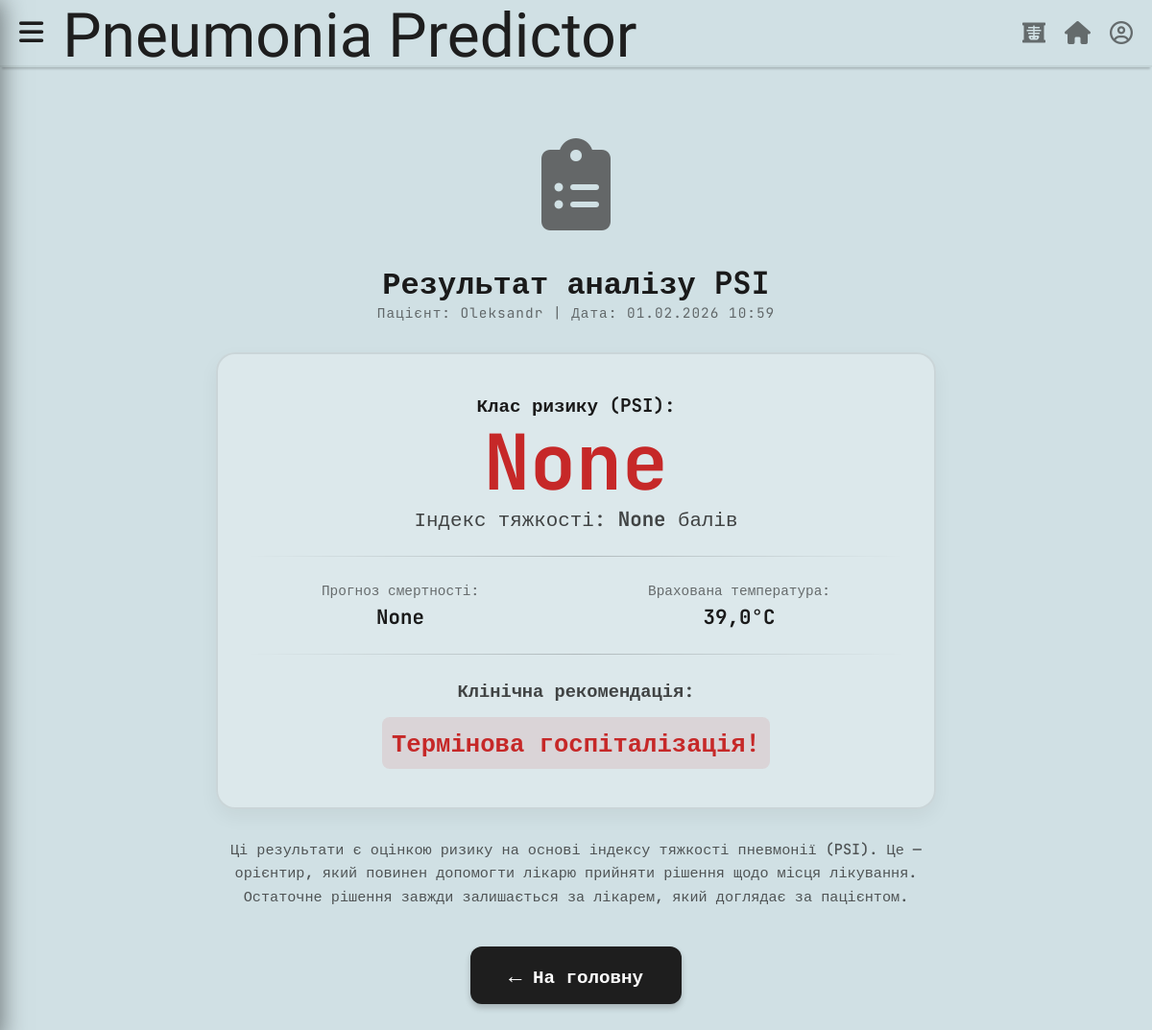
Page /diagnosis/diagnosis_cd/2 (signed in) on the committed database.
### accounts/models.py (models this page shows, shortened)
class CustomUser(AbstractUser):
    email = models.EmailField(unique=True, verbose_name="E-mail")

### diagnosis/models.py (models this page shows, shortened)
class ClinicalData(models.Model):
    user = models.ForeignKey(
        settings.AUTH_USER_MODEL,
        on_delete=models.CASCADE,
        verbose_name="Пацієнт"
    )
    GENDER_CHOICES = [
        ('M', 'Чоловік'),
        ('F', 'Жінка'),
    ]
    gender = models.CharField(max_length=1, choices=GENDER_CHOICES, default='M', verbose_name="Стать")
    age = models.PositiveIntegerField(verbose_name="Вік")
    cough = models.BooleanField(default=False, verbose_name="Кашель")
    rasp = models.BooleanField(default=False, verbose_name="Хрипи")
    cancer = models.BooleanField(default=False, verbose_name="Онкологічні захворювання")
    liver_disease = models.BooleanField(default=False, verbose_name="Захворювання печінки")
    heart_disease = models.BooleanField(default=False, verbose_name="Серцева недостатність")
    cerebrovascular_disease = models.BooleanField(default=False, verbose_name="Цереброваскулярні хвороби (інсульт)")
    renal_disease = models.BooleanField(default=False, verbose_name="Захворювання нирок")
    nursing_home = models.BooleanField(default=False, verbose_name="Проживання в будинку престарілих")
    altered_mental_status = models.BooleanField(default=False, verbose_name="Сплутаність свідомості")
    respiratory_rate = models.PositiveIntegerField(
        verbose_name="Частота дихання (вдихів/хв)",
        default=18,
        validators=[MinValueValidator(5), MaxValueValidator(80)]
    )
    systolic_bp = models.PositiveIntegerField(
        verbose_name="Систолічний тиск (верхній)",
        default=120,
        validators=[MinValueValidator(40), MaxValueValidator(300)]
    )
    pulse = models.PositiveIntegerField(
        verbose_name="Пульс (уд/хв)",
        default=70,
        validators=[MinValueValidator(30), MaxValueValidator(250)]
    )
    temperature = models.FloatField(
        verbose_name="Температура (°C)",
        validators=[MinValueValidator(30.0), MaxValueValidator(45.0)]
    )
    hemoglobin = models.FloatField(
        verbose_name="Гемоглобін (г/л)",
        validators=[MinValueValidator(20.0), MaxValueValidator(250.0)]
    )
    created_at = models.DateTimeField(auto_now_add=True, verbose_name="Дата аналізу")
    psi_score = models.IntegerField(
        null=True, blank=True,
        verbose_name="Бал PSI"
    )
    risk_class = models.CharField(
        max_length=50,
        null=True, blank=True,
        verbose_name="Клас ризику"
    )
    mortality_prediction = models.CharField(
        max_length=50,
        null=True, blank=True,
        verbose_name="Прогноз смертності"
    )

### diagnosis/views.py (the view)
# urls.py: path('diagnosis_cd/<int:pk>', DiagnosisClinicalDataView, name='diagnosis_cd'),
def DiagnosisClinicalDataView(request, pk):
    clinical_record = get_object_or_404(ClinicalData, pk=pk)
    if clinical_record.user != request.user:
        return redirect('home')
    context = {'clinical_record': clinical_record}
    return render(request, 'diagnosis/diagnosis_clinical_data.html', context)

### diagnosis/templates/diagnosis/diagnosis_clinical_data.html (shortened to what this page needs)
{% extends "diagnosis/base.html" %}
{% block content %}
    <div class="psi-result-container">
        <div class="psi-icon">
            <i class="fas fa-clipboard-list"></i>
        </div>
        <h1>Результат аналізу PSI</h1>
        <p class="patient-info-header">
            Пацієнт: {{ user.first_name|default:user.username }} |
            Дата: {{ clinical_record.created_at|date:"d.m.Y H:i" }}
        </p>
        <div class="result-card-styled">
            <div class="risk-section">
                <span class="label">Клас ризику (PSI):</span>
                {% if clinical_record.psi_score <= 70 %}
                    <div class="risk-value-large risk-low">{{ clinical_record.risk_class }}</div>
                {% elif clinical_record.psi_score <= 90 %}
                    <div class="risk-value-large risk-medium">{{ clinical_record.risk_class }}</div>
                {% else %}
                    <div class="risk-value-large risk-high">{{ clinical_record.risk_class }}</div>
                {% endif %}
                <div class="score-subtitle">Індекс тяжкості: <strong>{{ clinical_record.psi_score }}</strong> балів</div>
            </div>
            <hr class="divider">
            <div class="details-grid">
                <div class="detail-item">
                    <span class="detail-label">Прогноз смертності:</span>
                    <span class="detail-value">{{ clinical_record.mortality_prediction }}</span>
                </div>
                <div class="detail-item">
                    <span class="detail-label">Врахована температура:</span>
                    <span class="detail-value">{{ clinical_record.temperature }}°C</span>
                </div>
            </div>
            <hr class="divider">
            <div class="recommendation-section">
                <h3>Клінічна рекомендація:</h3>
                {% if clinical_record.psi_score <= 70 %}
                    <div class="recommendation-text rec-bg-low">Лікування амбулаторно</div>
                {% elif clinical_record.psi_score <= 90 %}
                    <div class="recommendation-text rec-bg-medium">Короткочасна госпіталізація</div>
                {% else %}
                    <div class="recommendation-text rec-bg-high">Термінова госпіталізація!</div>
                {% endif %}
            </div>
        </div>
        <p class="disclaimer-text">
            Ці результати є оцінкою ризику на основі індексу тяжкості пневмонії (PSI).
            Це — орієнтир, який повинен допомогти лікарю прийняти рішення щодо місця лікування.
            Остаточне рішення завжди залишається за лікарем, який доглядає за пацієнтом.
        </p>
        <a href="{% url 'home' %}" class="btn">
            <span class="btn-arrow">←</span> На головну
        </a>
    </div>
{% endblock %}

### diagnosis/static/diagnosis/css/style.css (style rules this page uses)
:root { --bg-color: #d0e0e4; --text-color: #1e1e1e; --btn-color: #1e1e1e; --btn-text: white; }
* { box-sizing: border-box; margin: 0; padding: 0; }
body { background-color: var(--bg-color); font-family: 'JetBrains Mono', monospace; color: var(--text-color); display: flex; flex-direction: column; min-height: 100vh; }
.btn { background-color: var(--btn-color); color: var(--btn-text); padding: 15px 40px; border-radius: 12px; font-size: 1.2rem; font-weight: bold; border: none; cursor: pointer; box-shadow: 0 4px 6px rgba(0,0,0,0.2); transition: background 0.2s; text-decoration: none; }

### diagnosis/templates/diagnosis/diagnosis_clinical_data.html (style rules this page uses)
.psi-result-container { display: flex; flex-direction: column; align-items: center; text-align: center; max-width: 800px; margin: 40px auto 20px; color: #1a1a1a; }
.psi-icon { font-size: 6rem; color: #4a4a4a; margin-bottom: 1rem; opacity: 0.8; }
.patient-info-header { font-size: 0.9rem; opacity: 0.6; margin-bottom: 2rem; letter-spacing: 1px; }
.result-card-styled { background-color: rgba(255, 255, 255, 0.25); border: 2px solid rgba(0,0,0,0.08); border-radius: 20px; padding: 40px 30px; width: 100%; margin-bottom: 30px; box-shadow: 0 8px 20px rgba(0,0,0,0.05); }
.risk-section .label { display: block; font-size: 1.2rem; margin-bottom: 5px; font-weight: bold; }
.risk-value-large { font-size: 5rem; font-weight: bold; margin: 10px 0; line-height: 0.9; }
.risk-high { color: #c62828; }
.score-subtitle { font-size: 1.3rem; opacity: 0.8; margin-bottom: 25px; }
.divider { border: 0; height: 1px; background-image: linear-gradient(to right, rgba(0,0,0,0), rgba(0,0,0,0.2), rgba(0,0,0,0)); margin: 25px 0; }
.details-grid { display: flex; justify-content: space-around; gap: 20px; margin-bottom: 25px; }
.detail-item { display: flex; flex-direction: column; }
.detail-label { font-size: 0.9rem; opacity: 0.6; margin-bottom: 5px; }
.detail-value { font-size: 1.3rem; font-weight: bold; }
.recommendation-section h3 { margin-bottom: 15px; opacity: 0.8; }
.recommendation-text { font-size: 1.6rem; font-weight: bold; padding: 10px; border-radius: 8px; display: inline-block; }
.rec-bg-high { background-color: rgba(198, 40, 40, 0.1); color: #c62828; }
.disclaimer-text { font-size: 0.95rem; line-height: 1.6; max-width: 750px; margin-bottom: 40px; opacity: 0.7; font-weight: 500; }
.btn-arrow { font-size: 1.4rem; }

### rows in the picture
CustomUser: first_name "Oleksandr"
ClinicalData: created_at "01.02.2026 10:59", risk_class "None", psi_score "None", mortality_prediction "None", temperature "39,0"
